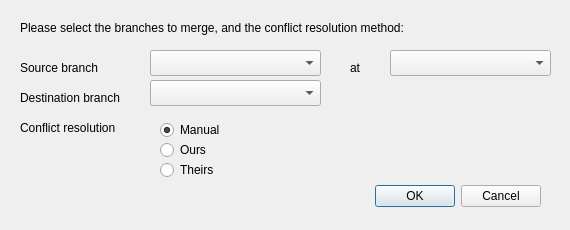
<?xml version="1.0" encoding="UTF-8"?>
<ui version="4.0">
 <class>MergeDialog</class>
 <widget class="QDialog" name="MergeDialog">
  <property name="geometry">
   <rect>
    <x>0</x>
    <y>0</y>
    <width>570</width>
    <height>230</height>
   </rect>
  </property>
  <property name="windowTitle">
   <string>Merge</string>
  </property>
  <property name="modal">
   <bool>true</bool>
  </property>
  <widget class="QDialogButtonBox" name="buttonBox">
   <property name="geometry">
    <rect>
     <x>200</x>
     <y>180</y>
     <width>341</width>
     <height>32</height>
    </rect>
   </property>
   <property name="orientation">
    <enum>Qt::Horizontal</enum>
   </property>
   <property name="standardButtons">
    <set>QDialogButtonBox::Cancel|QDialogButtonBox::Ok</set>
   </property>
  </widget>
  <widget class="QLabel" name="srcLabel">
   <property name="geometry">
    <rect>
     <x>20</x>
     <y>60</y>
     <width>111</width>
     <height>16</height>
    </rect>
   </property>
   <property name="text">
    <string>Source branch</string>
   </property>
  </widget>
  <widget class="QLabel" name="dstLabel">
   <property name="geometry">
    <rect>
     <x>20</x>
     <y>90</y>
     <width>151</width>
     <height>16</height>
    </rect>
   </property>
   <property name="text">
    <string>Destination branch</string>
   </property>
  </widget>
  <widget class="QLabel" name="msg">
   <property name="geometry">
    <rect>
     <x>20</x>
     <y>20</y>
     <width>531</width>
     <height>16</height>
    </rect>
   </property>
   <property name="text">
    <string>Please select the branches to merge, and the conflict resolution method:</string>
   </property>
  </widget>
  <widget class="Tao::BranchSelectionComboBox" name="srcBranch">
   <property name="geometry">
    <rect>
     <x>150</x>
     <y>50</y>
     <width>171</width>
     <height>26</height>
    </rect>
   </property>
  </widget>
  <widget class="Tao::BranchSelectionComboBox" name="dstBranch">
   <property name="geometry">
    <rect>
     <x>150</x>
     <y>80</y>
     <width>171</width>
     <height>26</height>
    </rect>
   </property>
  </widget>
  <widget class="QLabel" name="atLabel">
   <property name="geometry">
    <rect>
     <x>350</x>
     <y>60</y>
     <width>41</width>
     <height>16</height>
    </rect>
   </property>
   <property name="text">
    <string>at</string>
   </property>
  </widget>
  <widget class="Tao::CommitSelectionComboBox" name="srcCommit">
   <property name="geometry">
    <rect>
     <x>390</x>
     <y>50</y>
     <width>161</width>
     <height>26</height>
    </rect>
   </property>
  </widget>
  <widget class="QLabel" name="conflictLabel">
   <property name="geometry">
    <rect>
     <x>20</x>
     <y>120</y>
     <width>121</width>
     <height>16</height>
    </rect>
   </property>
   <property name="text">
    <string>Conflict resolution</string>
   </property>
  </widget>
  <widget class="QRadioButton" name="manual">
   <property name="geometry">
    <rect>
     <x>160</x>
     <y>120</y>
     <width>103</width>
     <height>20</height>
    </rect>
   </property>
   <property name="text">
    <string>Manual</string>
   </property>
   <property name="checked">
    <bool>true</bool>
   </property>
  </widget>
  <widget class="QRadioButton" name="ours">
   <property name="geometry">
    <rect>
     <x>160</x>
     <y>140</y>
     <width>103</width>
     <height>20</height>
    </rect>
   </property>
   <property name="text">
    <string>Ours</string>
   </property>
  </widget>
  <widget class="QRadioButton" name="theirs">
   <property name="geometry">
    <rect>
     <x>160</x>
     <y>160</y>
     <width>103</width>
     <height>20</height>
    </rect>
   </property>
   <property name="text">
    <string>Theirs</string>
   </property>
  </widget>
 </widget>
 <customwidgets>
  <customwidget>
   <class>Tao::BranchSelectionComboBox</class>
   <extends>QComboBox</extends>
   <header>branch_selection_combobox.h</header>
  </customwidget>
  <customwidget>
   <class>Tao::CommitSelectionComboBox</class>
   <extends>QComboBox</extends>
   <header>commit_selection_combobox.h</header>
  </customwidget>
 </customwidgets>
 <resources/>
 <connections>
  <connection>
   <sender>buttonBox</sender>
   <signal>accepted()</signal>
   <receiver>MergeDialog</receiver>
   <slot>accept()</slot>
   <hints>
    <hint type="sourcelabel">
     <x>248</x>
     <y>254</y>
    </hint>
    <hint type="destinationlabel">
     <x>157</x>
     <y>274</y>
    </hint>
   </hints>
  </connection>
  <connection>
   <sender>buttonBox</sender>
   <signal>rejected()</signal>
   <receiver>MergeDialog</receiver>
   <slot>reject()</slot>
   <hints>
    <hint type="sourcelabel">
     <x>316</x>
     <y>260</y>
    </hint>
    <hint type="destinationlabel">
     <x>286</x>
     <y>274</y>
    </hint>
   </hints>
  </connection>
 </connections>
</ui>
